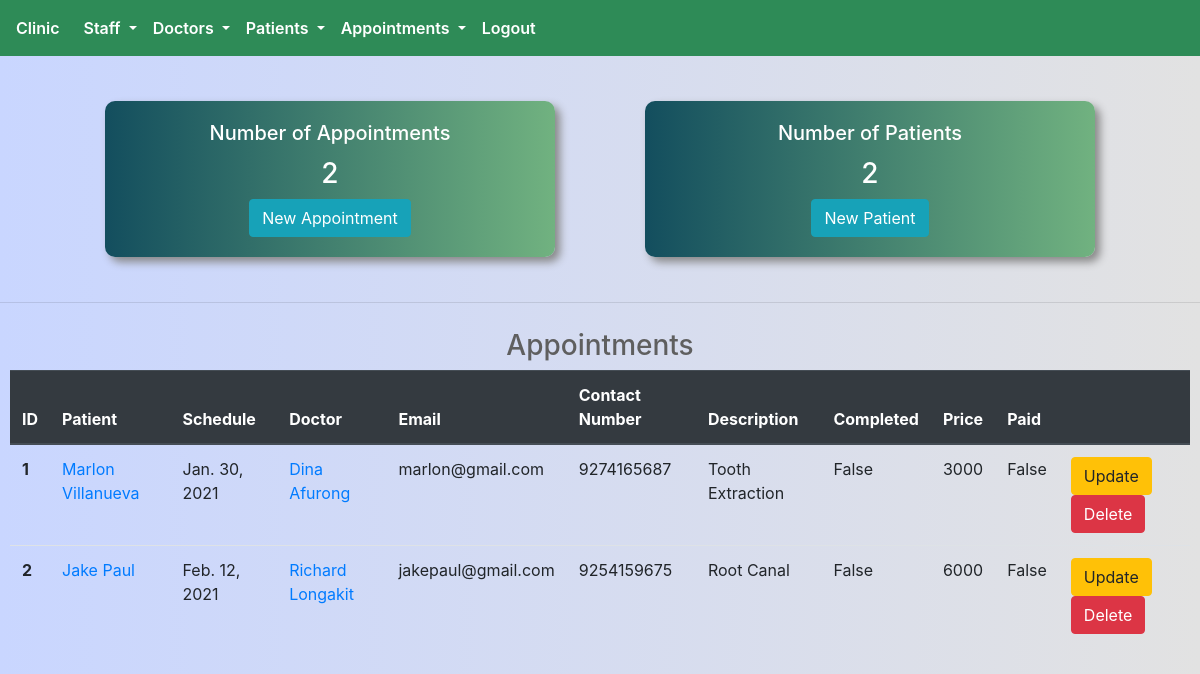
The page / (signed in) on the database as committed earlier.
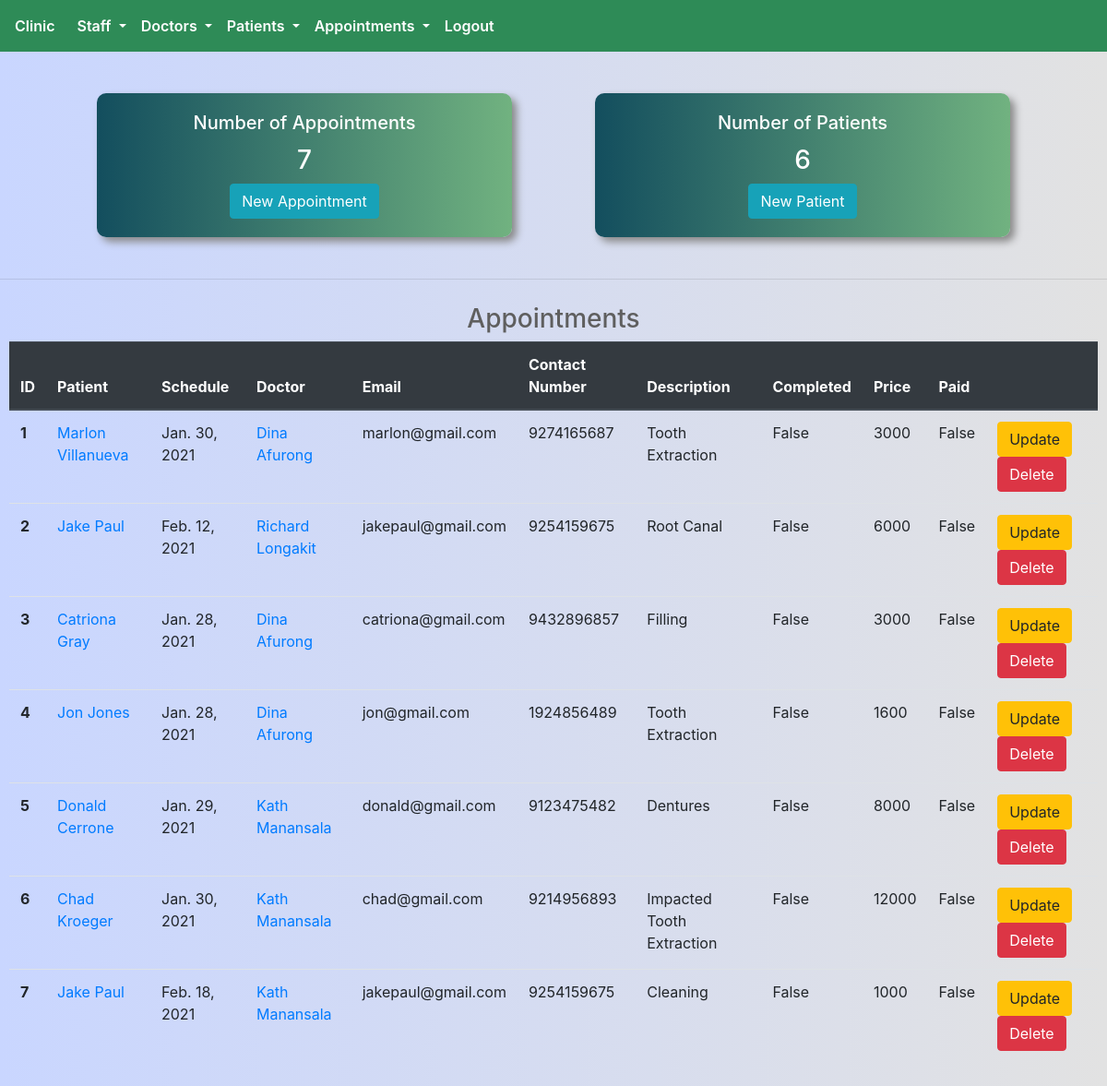
The same page on the database as committed later.
### appointment/models.py (models this page shows, shortened)
class Appointment(models.Model):
    created_by = models.ForeignKey(
        User,
        on_delete = models.SET_NULL,
        null = True,
        related_name='appointments'
    )
    doctor = models.ForeignKey(
        Doctor,
        on_delete = models.SET_NULL,
        related_name='appointments',
        null = True,
        blank=True
    )
    patient = models.ForeignKey(
        Patient,
        on_delete=models.SET_NULL,
        null = True,
        related_name='appointments'
    )
    created_on = models.DateTimeField(auto_now_add=True)
    schedule_date = models.DateField()
    schedule_time = models.TimeField()
    description = models.CharField(max_length=500)
    is_paid = models.BooleanField(default=False)
    is_complete = models.BooleanField(default=False)
    price = models.IntegerField()

### patient/models.py (models this page shows, shortened)
class Patient(models.Model):
    first_name = models.CharField(max_length=255)
    last_name = models.CharField(max_length=255)
    email = models.EmailField(unique=True)
    contact_number = models.IntegerField()
    birthday = models.DateField()
    created_on = models.DateTimeField(auto_now_add=True)
    profile_picture = models.ImageField(blank=True)

### doctor/models.py (models this page shows, shortened)
class Doctor(models.Model):
    user = models.OneToOneField(User,on_delete=models.CASCADE)
    is_doctor = models.BooleanField(default=True)
    contact_number = models.PositiveIntegerField()
    profile_picture = models.ImageField(blank=True)

### accounts/views.py (the view, shortened to what this page needs)
# urls.py: path('',views.index,name='index'),
def index(request):
    if request.user.is_staff:
        appointments = Appointment.objects.all()
        patients = Patient.objects.all()
        doctors = Doctor.objects.all()
        num_of_doctors = len(doctors)
        num_of_patients = len(patients)
        num_of_appointments = len(appointments)
        context = {
            'appointments':appointments,
            'patients':patients,
            'doctors':doctors,
            'num_of_doctors':num_of_doctors,
            'num_of_patients':num_of_patients,
            'num_of_appointments':num_of_appointments,
        }
    return render(request,'core/index.html',context=context)

### templates/core/index.html (shortened to what this page needs)
{% extends 'core/base.html' %}
{% block body_block %}
    {% if user.is_staff %}
    <section class="head-section">
          <div class="card">
            <div class="card-body">
              <h5 class="card-title">Number of Appointments</h5>
              <h3 class="card-text">{{ num_of_appointments }}</h3>
              <a href="{% url 'appointment:create' %}" class="btn btn-info">New Appointment</a>
            </div>
          </div>
          <div class="card">
            <div class="card-body">
              <h5 class="card-title">Number of Patients</h5>
              <h3 class="card-text">{{ num_of_patients }}</h3>
              <a href="{% url 'patient:create' %}" class="btn btn-info">New Patient</a>
            </div>
        </div>
    </section>
    <hr>
    <section class="appointments-section">
    <h3 style="color:#5f5f5f; text-align: center;">Appointments</h3>
    <div>
        <table class="table">
            <thead class="thead-dark">
            <tr>
                <th scope="col">ID</th>
                <th scope="col">Patient</th>
                <th scope="col">Schedule</th>
                <th scope="col">Doctor</th>
                <th scope="col">Email</th>
                <th scope="col">Contact Number</th>
                <th scope="col">Description</th>
                <th scope="col">Completed</th>
                <th scope="col">Price</th>
                <th scope="col">Paid</th>
                <th scope="col"></th>
            </tr>
            </thead>
            <tbody>
            {% for appointment in appointments %}
            <tr>
                <th scope="row">{{ appointment.id }}</th>
                <td><a href="{% url 'patient:detail' pk=appointment.patient.id %}">{{ appointment.patient.first_name | title }} {{ appointment.patient.last_name | title }}</a></td>
                <td>{{ appointment.schedule_date }}</td>
                <td><a href="{% url 'doctor:doctor_detail' pk=appointment.doctor.id%}">{{ appointment.doctor.user.first_name | title }} {{ appointment.doctor.user.last_name | title }}</a></td>
                <td>{{ appointment.patient.email }}</td>
                <td>{{ appointment.patient.contact_number }}</td>
                <td>{{ appointment.description }}</td>
                <td>{{ appointment.is_complete }}</td>
                <td>{{ appointment.price }}</td>
                <td>{{ appointment.is_paid }}</td>
                <td>
                    <a href="{% url 'appointment:update' pk=appointment.id %}" class="btn btn-warning">Update</a>
                    <a href="{% url 'appointment:delete' pk=appointment.id %}" class="btn btn-danger">Delete</a>
                </td>
            </tr>
            {% endfor %}
            </tbody>
        </table>
    {% endif %}
    </div>
  </section>
{% endblock body_block %}

### templates/core/base.html (shortened to what this page needs)
<!DOCTYPE html>
<html lang="en">
<head>
    <link rel="stylesheet" href="https://stackpath.bootstrapcdn.com/bootstrap/4.3.1/css/bootstrap.min.css">
    {% load static %}
    <link rel="stylesheet" href="{% static 'css/main.css'%}">
</head>
<body>
    <nav class="navbar navbar-expand-lg navbar-light bg-light">
        <a class="navbar-brand" href="{% url 'accounts:index'%}">Clinic</a>
        <div class="collapse navbar-collapse" id="navbarNav">
          <ul class="navbar-nav">
            {% if user.is_superuser %}
            <li class="nav-item">
              <a class="nav-link" href="http://127.0.0.1:8000/admin">Admin</a>
            </li>
            {% elif user.is_staff %}
            <li class="nav-item dropdown">
              <a class="nav-link dropdown-toggle" href="#" id="navbarDropdownMenuLink" data-toggle="dropdown" aria-haspopup="true" aria-expanded="false">
                Staff
              </a>
            </li>
            <li class="nav-item dropdown">
              <a class="nav-link dropdown-toggle" href="#" id="navbarDropdownMenuLink" data-toggle="dropdown" aria-haspopup="true" aria-expanded="false">
                Doctors
              </a>
            </li>
            <li class="nav-item dropdown">
              <a class="nav-link dropdown-toggle" href="#" id="navbarDropdownMenuLink" data-toggle="dropdown" aria-haspopup="true" aria-expanded="false">
                Patients
              </a>
            </li>
            <li class="nav-item dropdown">
              <a class="nav-link dropdown-toggle" href="#" id="navbarDropdownMenuLink" data-toggle="dropdown" aria-haspopup="true" aria-expanded="false">
                Appointments
              </a>
            </li>
            <li class="nav-item active">
              <a class="nav-link" href="{% url 'accounts:logout' %}">Logout</a>
            </li>
            {% else %}
            <li class="nav-item">
              <a class="nav-link" href="{% url 'accounts:login' %}">Login</a>
            </li>
            {% endif %}
          </ul>
        </div>
      </nav>
    {% block body_block %}
    {% endblock body_block %}
</body>
</html>

### static/css/main.css (style rules this page uses)
html, body { margin: 0; padding: 0; box-sizing: border-box; height: 100%; background: #C9D6FF; background: -webkit-linear-gradient(to top, #E2E2E2, #C9D6FF); background: linear-gradient(to right, #c9d6ff, #e2e2e2); }
.navbar, .dropdown-menu { background:seagreen !important; }
.navbar a { font-size: 16px; color:white !important; font-weight: 600; }
.head-section { padding: 15px; justify-content: space-evenly; margin-top: 30px; margin-bottom: 30px; display: flex; }
.card { border-radius: 10px; width: 450px; background: linear-gradient(to right, #134e5e, #71b280) !important; border: none; color: white; box-shadow: 5px 5px 8px #888888 !important; }
.card-title, .card-text, .card-body { text-align: center !important; }
.appointments-section { padding: 10px; }

Rows that differ between the two databases and show on the page:
added Appointment: id "3", patient.first_name "Catriona", patient.last_name "Gray", schedule_date "Jan. 28, 2021", doctor.user.first_name "Dina", doctor.user.last_name "Afurong", patient.email "catriona@gmail.com", patient.contact_number "9432896857", description "Filling", is_complete "False", price "3000", is_paid "False"
added Appointment: id "4", patient.first_name "Jon", patient.last_name "Jones", schedule_date "Jan. 28, 2021", doctor.user.first_name "Dina", doctor.user.last_name "Afurong", patient.email "jon@gmail.com", patient.contact_number "1924856489", description "Tooth Extraction", is_complete "False", price "1600", is_paid "False"
added Appointment: id "5", patient.first_name "Donald", patient.last_name "Cerrone", schedule_date "Jan. 29, 2021", doctor.user.first_name "Kath", doctor.user.last_name "Manansala", patient.email "donald@gmail.com", patient.contact_number "9123475482", description "Dentures", is_complete "False", price "8000", is_paid "False"
added Appointment: id "6", patient.first_name "Chad", patient.last_name "Kroeger", schedule_date "Jan. 30, 2021", doctor.user.first_name "Kath", doctor.user.last_name "Manansala", patient.email "chad@gmail.com", patient.contact_number "9214956893", description "Impacted Tooth Extraction", is_complete "False", price "12000", is_paid "False"
added Appointment: id "7", patient.first_name "Jake", patient.last_name "Paul", schedule_date "Feb. 18, 2021", doctor.user.first_name "Kath", doctor.user.last_name "Manansala", patient.email "jakepaul@gmail.com", patient.contact_number "9254159675", description "Cleaning", is_complete "False", price "1000", is_paid "False"
Other text that changed with them:
{{ num_of_appointments }}: "2" → "7"
{{ num_of_patients }}: "2" → "6"
